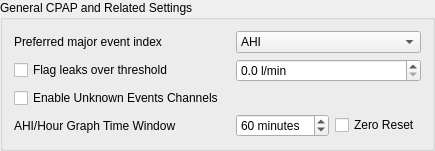
                 <widget class="QGroupBox" name="groupBox_5">
                  <property name="sizePolicy">
                   <sizepolicy hsizetype="Expanding" vsizetype="Minimum">
                    <horstretch>0</horstretch>
                    <verstretch>0</verstretch>
                   </sizepolicy>
                  </property>
                  <property name="title">
                   <string>General CPAP and Related Settings</string>
                  </property>
                  <layout class="QGridLayout" name="gridLayout">
                   <item row="3" column="0">
                    <widget class="QCheckBox" name="showUnknownFlags">
                     <property name="toolTip">
                      <string>Show flags for device detected events that haven't been identified yet.</string>
                     </property>
                     <property name="text">
                      <string>Enable Unknown Events Channels</string>
                     </property>
                    </widget>
                   </item>
                   <item row="6" column="0" colspan="2">
                    <widget class="QLabel" name="label_27">
                     <property name="text">
                      <string>AHI/Hour Graph Time Window</string>
                     </property>
                    </widget>
                   </item>
                   <item row="6" column="2">
                    <widget class="QSpinBox" name="ahiGraphWindowSize">
                     <property name="sizePolicy">
                      <sizepolicy hsizetype="MinimumExpanding" vsizetype="Fixed">
                       <horstretch>0</horstretch>
                       <verstretch>0</verstretch>
                      </sizepolicy>
                     </property>
                     <property name="toolTip">
                      <string>Adjusts the amount of data considered for each point in the AHI/Hour graph.
Defaults to 60 minutes.. Highly recommend it's left at this value.</string>
                     </property>
                     <property name="suffix">
                      <string> minutes</string>
                     </property>
                     <property name="minimum">
                      <number>5</number>
                     </property>
                     <property name="maximum">
                      <number>999</number>
                     </property>
                     <property name="value">
                      <number>60</number>
                     </property>
                    </widget>
                   </item>
                   <item row="2" column="0">
                    <widget class="QCheckBox" name="showLeakRedline">
                     <property name="font">
                      <font>
                       <weight>50</weight>
                       <bold>false</bold>
                      </font>
                     </property>
                     <property name="toolTip">
                      <string>Whether to show the leak redline in the leak graph</string>
                     </property>
                     <property name="text">
                      <string>Flag leaks over threshold</string>
                     </property>
                    </widget>
                   </item>
                   <item row="0" column="0">
                    <widget class="QLabel" name="label_28">
                     <property name="text">
                      <string>Preferred major event index</string>
                     </property>
                    </widget>
                   </item>
                   <item row="6" column="3">
                    <widget class="QCheckBox" name="ahiGraphZeroReset">
                     <property name="toolTip">
                      <string>Reset the counter to zero at beginning of each (time) window.</string>
                     </property>
                     <property name="text">
                      <string>Zero Reset</string>
                     </property>
                    </widget>
                   </item>
                   <item row="2" column="2" colspan="2">
                    <widget class="QDoubleSpinBox" name="leakRedlineSpinbox">
                     <property name="sizePolicy">
                      <sizepolicy hsizetype="Expanding" vsizetype="Fixed">
                       <horstretch>0</horstretch>
                       <verstretch>0</verstretch>
                      </sizepolicy>
                     </property>
                     <property name="toolTip">
                      <string>User definable threshold considered large leak</string>
                     </property>
                     <property name="suffix">
                      <string> l/min</string>
                     </property>
                     <property name="decimals">
                      <number>1</number>
                     </property>
                    </widget>
                   </item>
                   <item row="0" column="2" colspan="2">
                    <widget class="QComboBox" name="eventIndexCombo">
                     <property name="sizePolicy">
                      <sizepolicy hsizetype="Minimum" vsizetype="Fixed">
                       <horstretch>0</horstretch>
                       <verstretch>0</verstretch>
                      </sizepolicy>
                     </property>
                     <item>
                      <property name="text">
                       <string extracomment="Apnea Hypopnea Index">AHI</string>
                      </property>
                     </item>
                     <item>
                      <property name="text">
                       <string extracomment="Respiratory Disturbance Index">RDI</string>
                      </property>
                     </item>
                    </widget>
                   </item>
                  </layout>
                 </widget>
